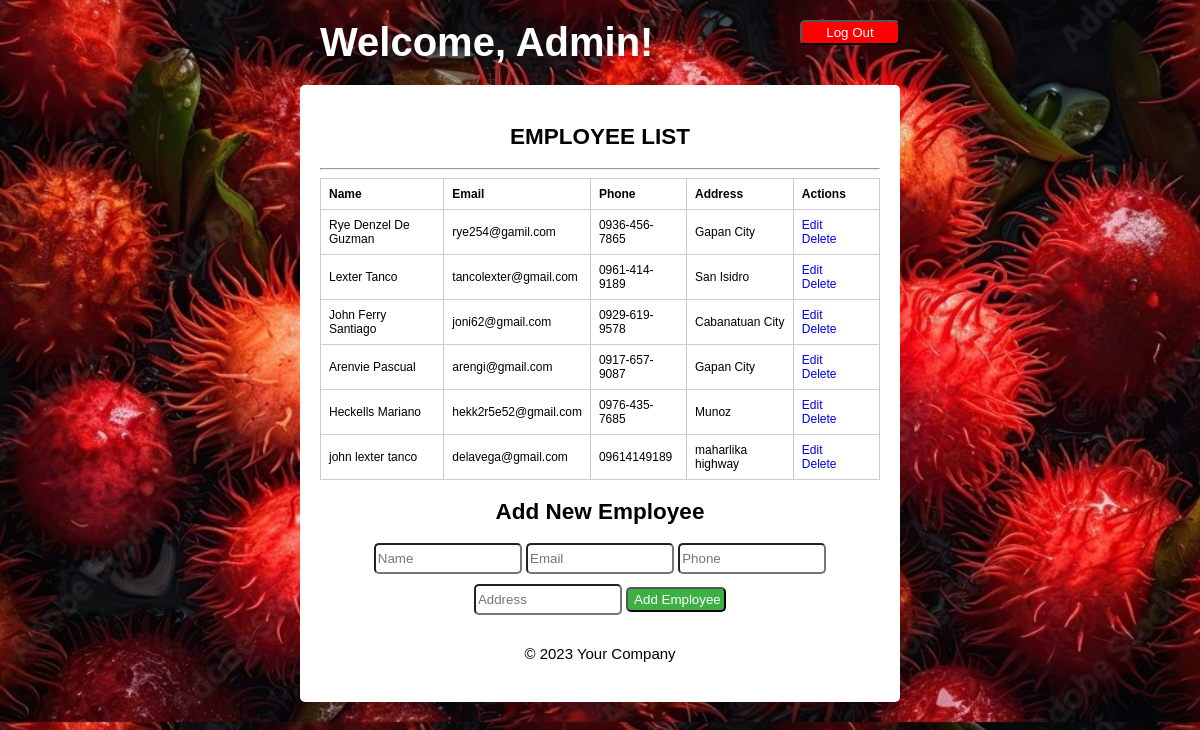
Page /dashboard/admin_dashboard.php (signed in) on the committed database.
### tables this page shows
CREATE TABLE `employees` (
  `id` int(10) NOT NULL,
  `name` varchar(255) NOT NULL,
  `email` varchar(100) NOT NULL,
  `phone` varchar(13) NOT NULL,
  `address` varchar(255) NOT NULL
);

### dashboard/employee.php (called while the page is built, shortened)
<?php
include('db_connect.php');
class Employee {
    public function getAllEmployees() {
        global $conn;
        $sql = "SELECT * FROM employees";
        $result = $conn->query($sql);
        return $result->fetch_all(MYSQLI_ASSOC);
    }
}
?>

### dashboard/admin_dashboard.php (the view, shortened to what this page needs)
<?php
include('Employee.php');
$employee = new Employee();
$employees = $employee->getAllEmployees();
?>
<!DOCTYPE html>
<html lang="en">
<head>
</head>
<body>
<form action="logout.php" method="post">
        <input type="submit" value="Log Out" class="logout">
    </form>
<center>
    <header>
        <h1>Welcome, Admin!</h1>
    </header>
<div class="container"
    <main>
        <section>
            <h2>EMPLOYEE LIST</h2>
            <HR>
            <table border="1">
                <tr>
                    <th>Name</th>
                    <th>Email</th>
                    <th>Phone</th>
                    <th>Address</th>
                    <th>Actions</th>
                </tr>
                <?php foreach ($employees as $employee) { ?>
                    <tr>
                        <td><?= $employee['name'] ?></td>
                        <td><?= $employee['email'] ?></td>
                        <td><?= $employee['phone'] ?></td>
                        <td><?= $employee['address'] ?></td>
                        <td>
                           <a href="edit_employee.php?id=<?= $employee['id'] ?>">Edit</a>
                           <a href="delete_employee.php?id=<?= $employee['id'] ?>">Delete</a>
                        </td>
                    </tr>
                <?php } ?>
            </table>
            <h2>Add New Employee</h2><form action="add_employee.php" method="post">
        <input type="text" name="name" placeholder="Name" required>
        <input type="email" name="email" placeholder="Email" required>
        <input type="tel" pattern="[0-9]{4}-[0-9]{3}-[0-9]{4}" name="phone" placeholder="Phone" required>
        <input type="text" name="address" placeholder="Address" required>
        <input type="submit" value="Add Employee">
    </form>
        </section>
    <footer>
        <p>&copy; 2023 Your Company</p>
    </footer>
                </div>
                </center>
</body>
</html>

### dashboard/admin_dashboard.php (style rules this page uses)
body { color: black; font-family: Arial, sans-serif; font-size: 15px; margin: 20px; background-color: #3E0C0C; background-image: url('bg-ram.jpg'); background-size: cover; margin-left: 25%; margin-right: 25%; }
h1 { color: white; font-family: Arial, sans-serif; font-size: 40px; margin: 20px; text-align: left; }
p,label { color: black; font-family: Arial, sans-serif; font-size: 15px; margin: 20px; }
input[type=button], input[type=submit] { background-color: #3CB043; color: white; border-radius: 5px; width: 100px; height: 25px; cursor: pointer; margin-bottom: 10px; }
button, input[type=text], input[type=password], input[type=tel], input[type=email] { background-color: white; color: black; border-radius: 5px; width: 140px; height: 25px; cursor: pointer; margin-bottom: 10px; }
table { border-collapse: collapse; width: 100%; font-size: 12px; }
th, td { border: 1px solid #ccc; padding: 8px; }
th { background-color: none; text-align: left; }
a { text-decoration: none; margin-right: 10px; }
a:link { text-decoration: white; }
form { margin-bottom: 20px; }
input.logout { float:right; background-color: red; }
.container { border-radius: 5px; background-color: white; padding: 20px; }

### rows in the picture
employees: name "Rye Denzel De Guzman", email "rye254@gamil.com", phone "0936-456-7865", address "Gapan City"
employees: name "Lexter Tanco", email "tancolexter@gmail.com", phone "0961-414-9189", address "San Isidro"
employees: name "John Ferry Santiago", email "joni62@gmail.com", phone "0929-619-9578", address "Cabanatuan City"
employees: name "Arenvie Pascual", email "arengi@gmail.com", phone "0917-657-9087", address "Gapan City"
employees: name "Heckells Mariano", email "hekk2r5e52@gmail.com", phone "0976-435-7685", address "Munoz"
employees: name "john lexter tanco", email "delavega@gmail.com", phone "09614149189", address "maharlika highway"
